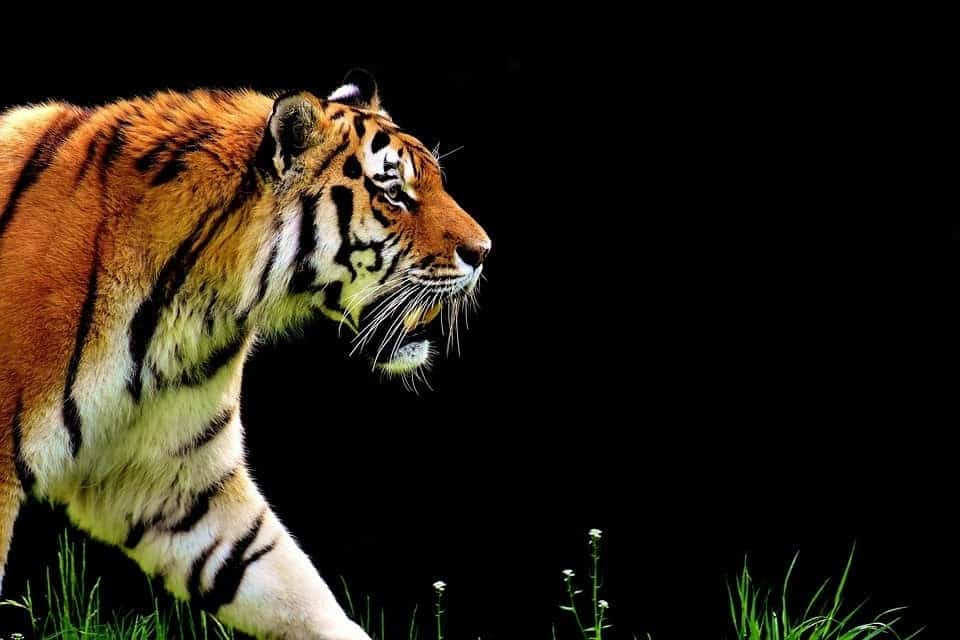
#> input picture test.png, 960 x 640 px, given in place of test_video_1280p.mp4, which was not available
$ python sobel_filter.py
#> lines starting #> are read from the running program, lines starting #| are printed output that depends on the picture; pictures that were not available may be replaced by others from this repository, and a replacement may not be noted
from PIL import Image, ImageFilter
import numpy as np
import math,time
import cv2 as cv
from scipy import ndimage, datasets

#method 1, high productivity

x_kernel = (1,0,-1,2,0,-2,1,0,-1)
y_kernel = (1,2,1,0,0,0,-1,-2,-1)

total_time = 0
frames = 0
def filter(arr,scale,offset):
    sobel_h = ndimage.sobel(arr, 0)  # horizontal gradient
    sobel_v = ndimage.sobel(arr, 1)  # vertical gradient
    magnitude = np.sqrt(sobel_h**2 + sobel_v**2)
    magnitude *= scale
    magnitude += offset
    return magnitude.astype(np.uint8)


# [53 lines left out: functions high_productivity, convolution, mid_productivity, not called in this run]
'''
arr = mid_productivity(Image.open('test.png'))
sobel = Image.fromarray(arr)
sobel.show()

'''

cap = cv.VideoCapture('test_video_1280p.mp4')

if not cap.isOpened():
    print("Cannot open camera")
    exit()

while True:
    # Capture frame-by-frame
    ret, frame = cap.read()
#> frame is the input picture: shape (640, 960, 3); mean B, G, R 21.1, 32.3, 39.7

    # if frame is read correctly ret is True
    if not ret:
        print("Can't receive frame (stream end?). Exiting ...")
        break
    # Our operations on the frame come here
    start = time.time()
    gray = cv.cvtColor(frame, cv.COLOR_BGR2GRAY)
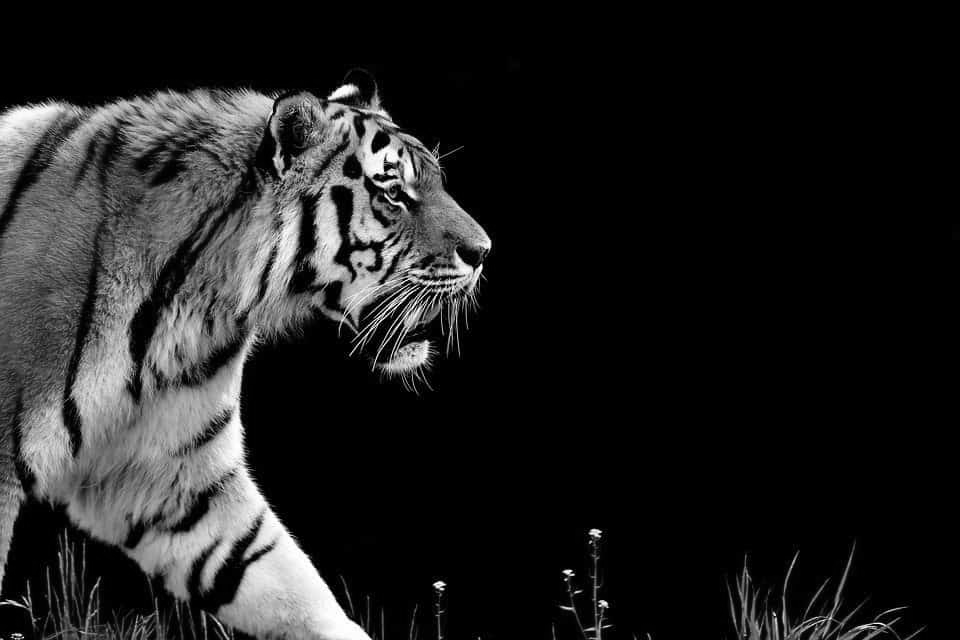
#> gray: shape (640, 960); min 0, max 255, mean 33.2
    final = filter(np.asarray(gray),3,20)
#> in filter, `sobel_h = ndimage.sobel(arr, 0)`:
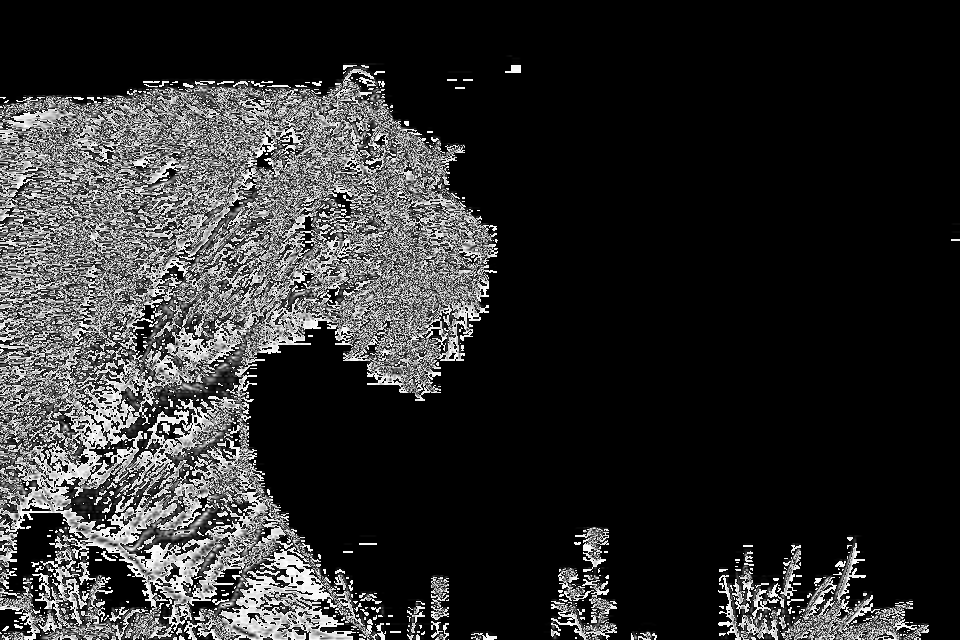
#> sobel_h: shape (640, 960); min 0, max 255, mean 46
#> in filter, `sobel_v = ndimage.sobel(arr, 1)`:
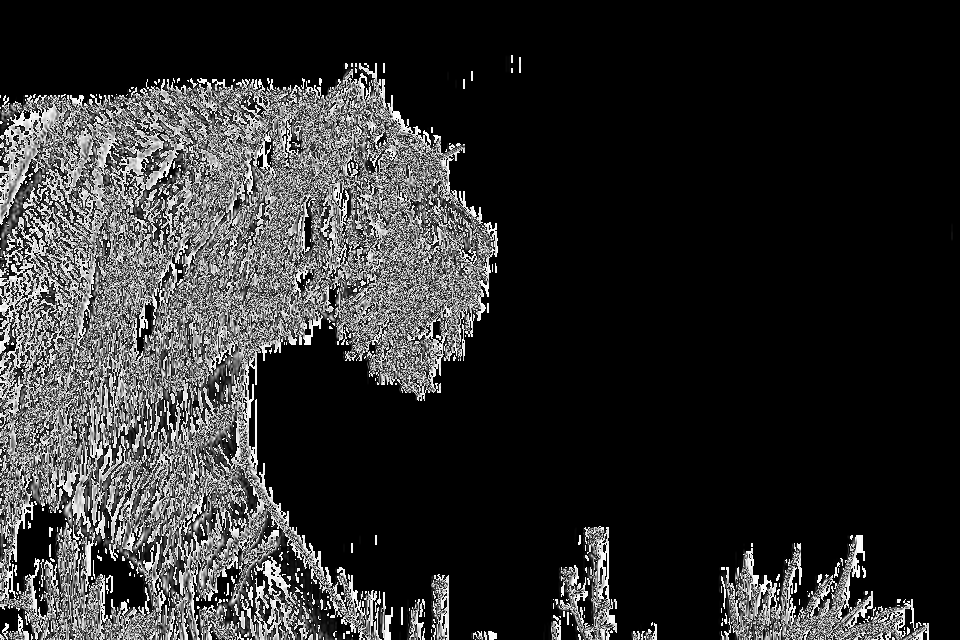
#> sobel_v: shape (640, 960); min 0, max 255, mean 46
#> in filter, `magnitude = np.sqrt(sobel_h**2 + sobel_v**2)`:
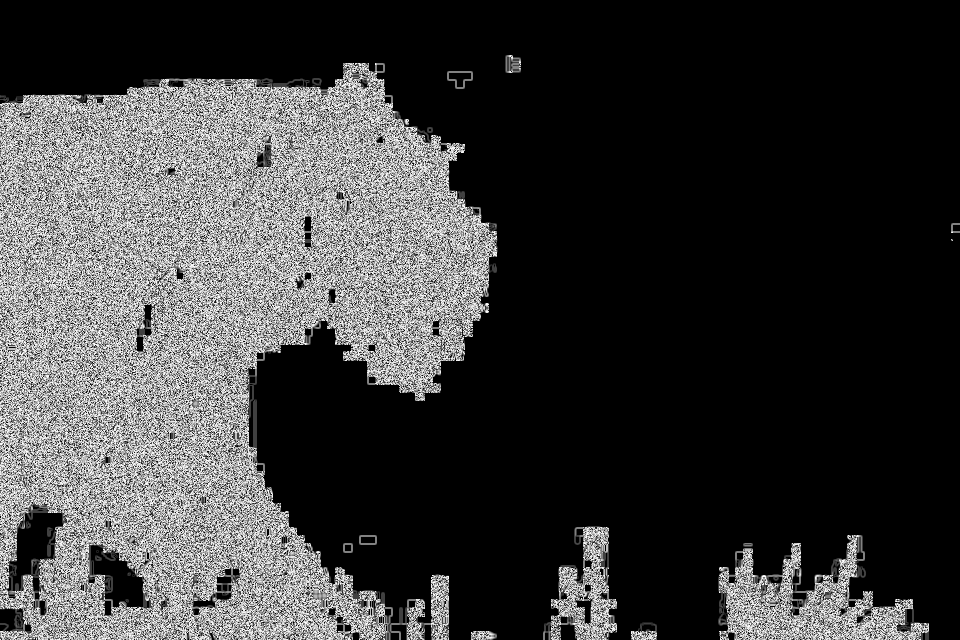
#> magnitude: shape (640, 960) float16; min 0, max 15.81, mean 3.67; drawn with min black and max white
#> in filter, `return magnitude.astype(np.uint8)`:
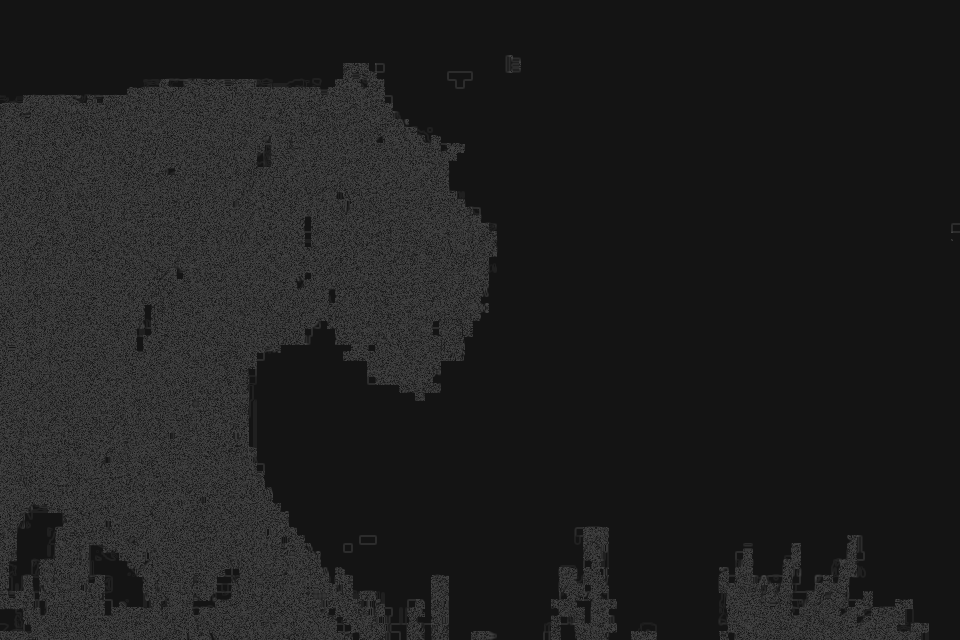
#> returned value: shape (640, 960); min 20, max 67, mean 30.9
    end = time.time()
    frames+=1
    total_time+=end-start
    # Display the resulting frame
    cv.imshow('frame', final)
    if cv.waitKey(1) == ord('q'):
#> (key q is pressed here)
        break

# When everything done, release the capture
cap.release()
cv.destroyAllWindows()
print(total_time/frames)
